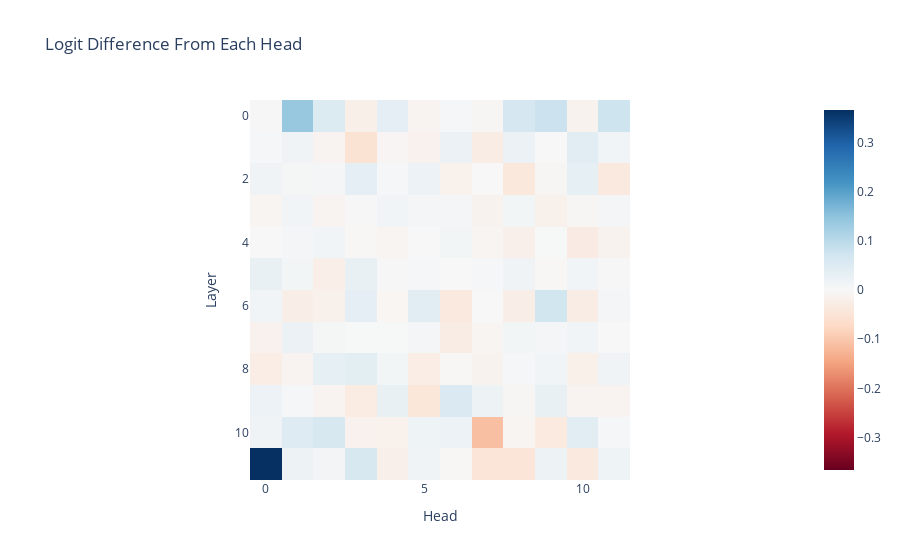

Notebook cell for this chart:
### Markdown cell above
### Head Attribution

- Just out of interest, of course heads are parts of attention layers, which are apparently relatively unimportant - at least directly - according to the layer attribution graph above.

### Code cell
per_head_residual, labels = cache.stack_head_results(
    layer=-1, pos_slice=-1, return_labels=True
)
per_head_logit_diffs = residual_stack_to_logit_diff(per_head_residual, cache)
per_head_logit_diffs = einops.rearrange(
    per_head_logit_diffs,
    "(layer head_index) -> layer head_index",
    layer=model.cfg.n_layers,
    head_index=model.cfg.n_heads,
)
imshow(
    per_head_logit_diffs,
    labels={"x": "Head", "y": "Layer"},
    title="Logit Difference From Each Head",
)

### Figure 1 — Plotly figure (JSON) as saved in the notebook; plotly's stock layout.template omitted (floating-point values rounded to 4 significant figures; data arrays with more than 128 entries replaced by an {"elided": "..."} marker saying what was removed)
{"data": [{"coloraxis": "coloraxis", "hovertemplate": "Head: %{x}<br>Layer: %{y}<br>color: %{z}<extra></extra>", "name": "0", "type": "heatmap", "xaxis": "x", "yaxis": "y", "z": {"elided": "12x12 float values"}}], "layout": {"coloraxis": {"cmid": 0, "colorscale": [[0, "rgb(103,0,31)"], [0.1, "rgb(178,24,43)"], [0.2, "rgb(214,96,77)"], [0.3, "rgb(244,165,130)"], [0.4, "rgb(253,219,199)"], [0.5, "rgb(247,247,247)"], [0.6, "rgb(209,229,240)"], [0.7, "rgb(146,197,222)"], [0.8, "rgb(67,147,195)"], [0.9, "rgb(33,102,172)"], [1, "rgb(5,48,97)"]]}, "title": {"text": "Logit Difference From Each Head"}, "xaxis": {"anchor": "y", "constrain": "domain", "domain": [0, 1], "scaleanchor": "y", "title": {"text": "Head"}}, "yaxis": {"anchor": "x", "autorange": "reversed", "constrain": "domain", "domain": [0, 1], "title": {"text": "Layer"}}}}
